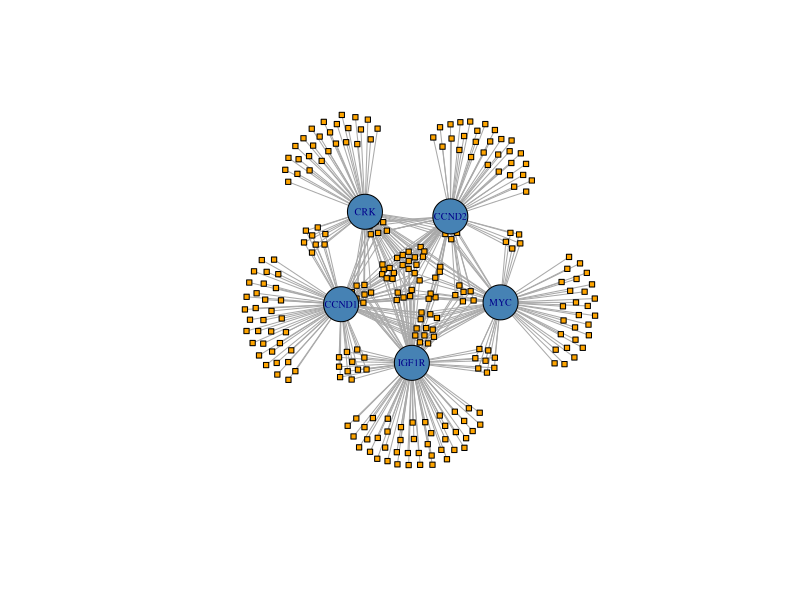
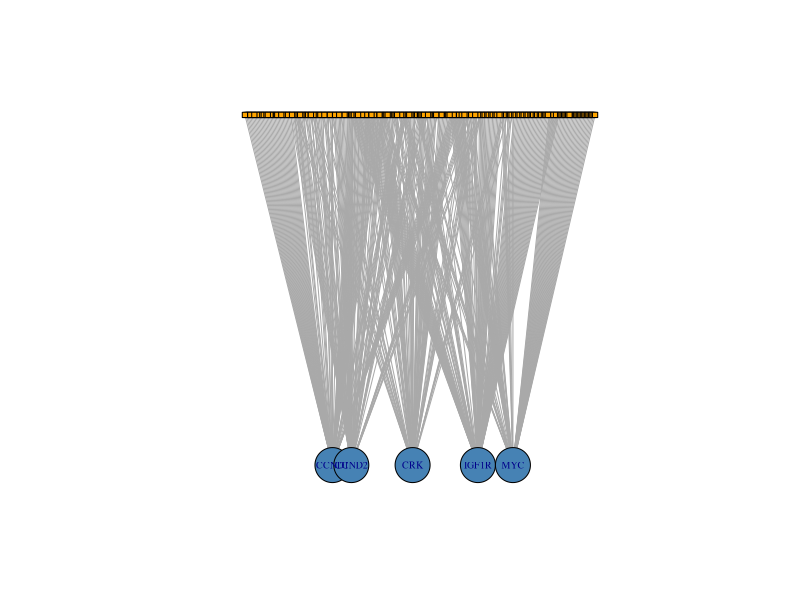
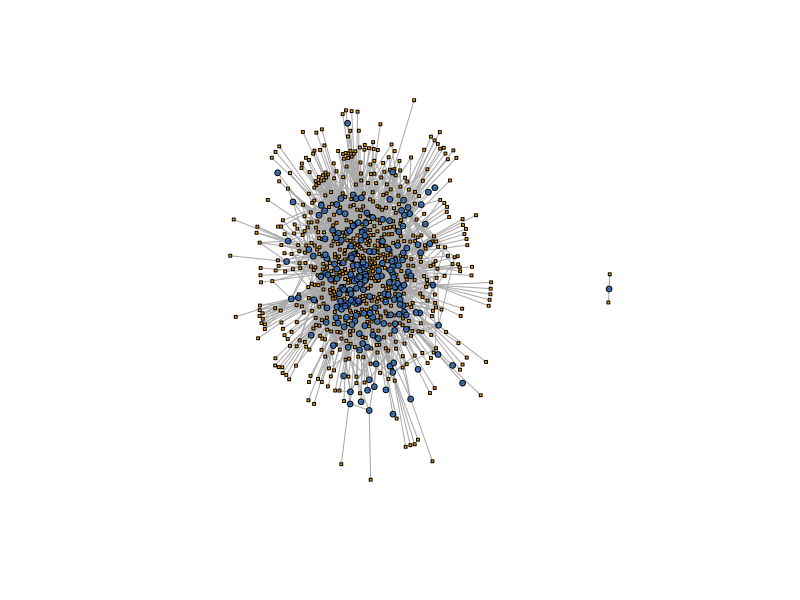
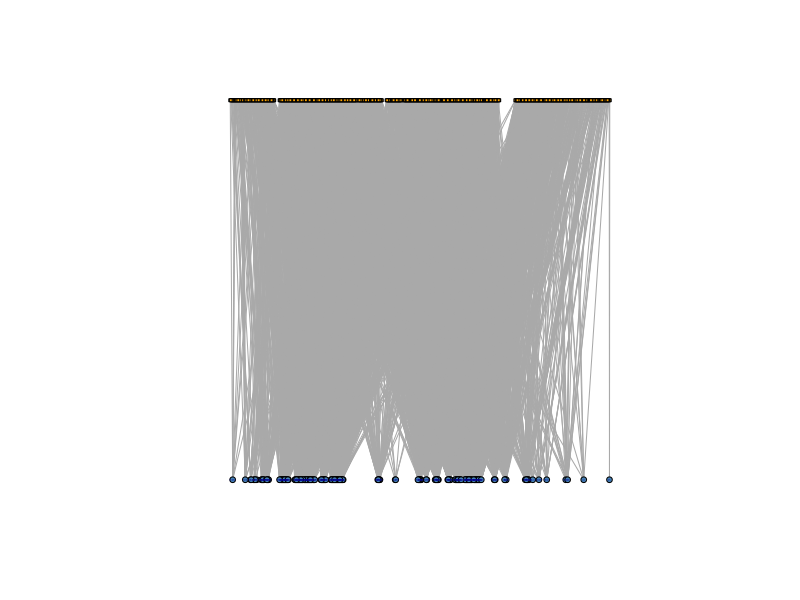
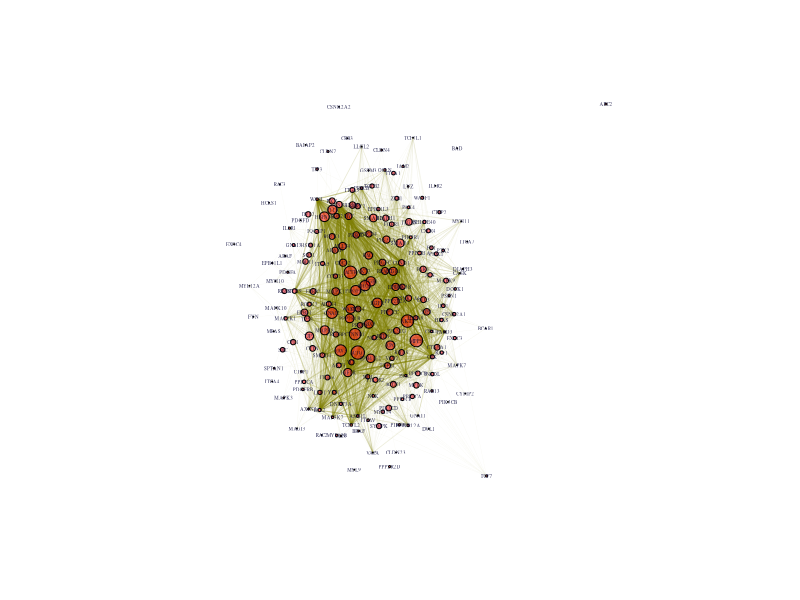
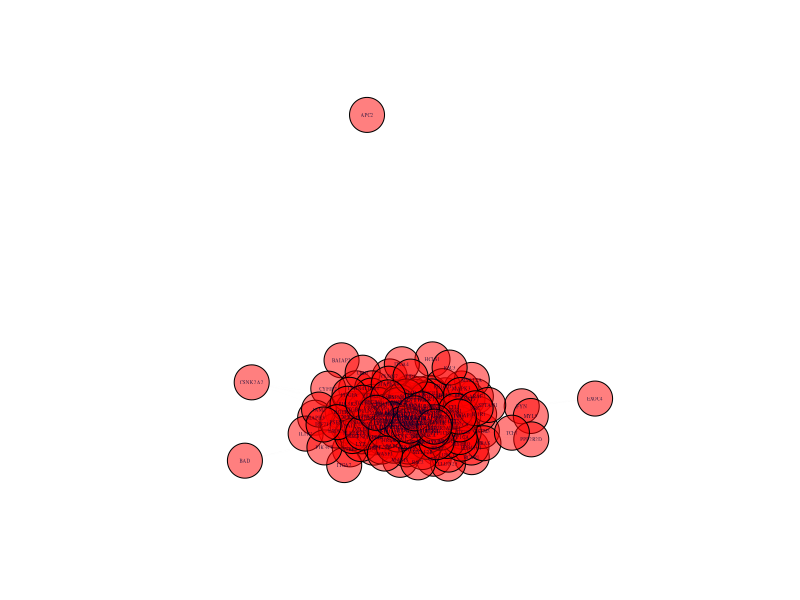
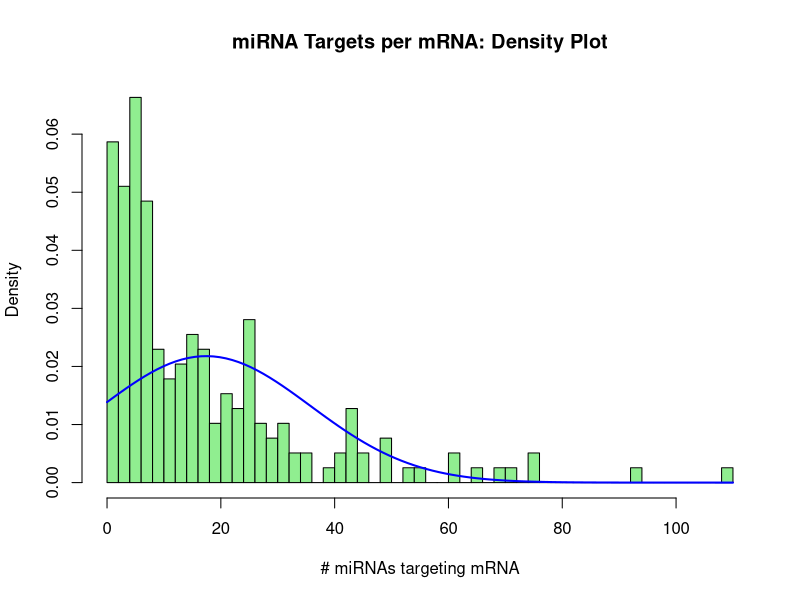
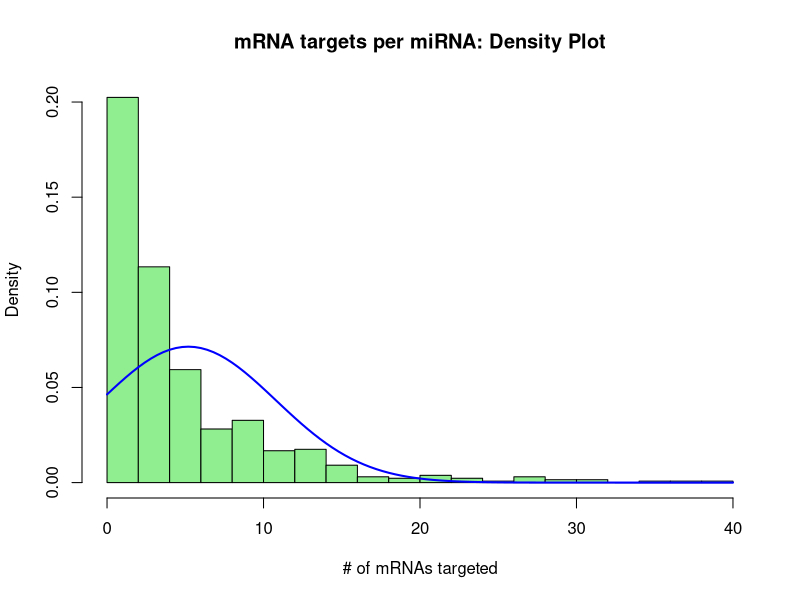

Reproduce these figures in R, in order.
## Install packages
if (!require("rstudioapi")) {
  install.packages("rstudioapi", dependencies = TRUE)
  library(rstudioapi)
}

if (!require("ggplot2")) {
  install.packages("ggplot2", dependencies = TRUE)
  library(ggplot2)
}

if (!require("MASS")) {
  install.packages("MASS", dependencies = TRUE)
  library(MASS)
}

if (!require("Matrix")) {
  install.packages("Matrix", dependencies = TRUE)
  library(Matrix)
}

if (!require("igraph")) {
  install.packages("igraph", dependencies = TRUE)
  library(igraph)
}

# Set working directory to source file location
setwd(dirname(getActiveDocumentContext()$path))       

#Read .csv file into R data
miR <- read.csv("../Data/MirWalk_Trimmed.csv", header=TRUE)

nt <- read.csv("../Data/MirWalk_Subset.csv", header=TRUE)


## Part 1:
## FREQUENCY DISTRIBUTIONS
## Plot frequency distributions of mRNA targets per miRNA, and targeting miRNAs per mRNA
## Tabulate the miRWalk output and run a frequency distribution for mRNA-miR/miR-mRNA targeting stats

#View(miR)
summary(miR)
summary(nt)

## FULL SET HISTOGRAMS
##  histogram miRNA targets per mRNA

Gene = miR$Gene
Gene.freq = table(Gene)
GeneTable <- cbind(Gene.freq)
colors = c("lightgreen")


png("../Fig_Output/H1.png")
H1 <- hist(GeneTable, freq=FALSE, 
           main="miRNA Targets per mRNA: Density Plot", xlab = "# miRNAs targeting mRNA", breaks=50, col="lightgreen")

curve(dnorm(x, mean=mean(Gene.freq), sd=sd(Gene.freq)), add=TRUE, col="blue", lwd=2)
print(H1)
dev.off()

## histogram mRNAs targeted by miRNA

miRNA = miR$miRNA
miRNA.freq = table(miRNA)
miRTable <- cbind(miRNA.freq)
colors = c("lightgreen")


png("../Fig_Output/H2.png")
H2 <- hist(miRTable, freq=FALSE, 
           main = "mRNA targets per miRNA: Density Plot", xlab = "# of mRNAs targeted", breaks=20, col = "lightgreen")

curve(dnorm(x, mean=mean(miRNA.freq), sd=sd(miRNA.freq)), add=TRUE, col="blue", lwd=2)
print(H2)
dev.off()


## Visualize the complete bipartite graph
## https://rpubs.com/pjmurphy/317838
## Make a graph object from list
gNT <- graph.data.frame(nt)
gFULL <- graph.data.frame(miR)


## Eliminate the arrowheads. (the graph is assigned as a directed)
## (https://igraph.org/r/doc/as.directed.html)

gNT <- as.undirected(gNT, mode = c("collapse", "each", "mutual"),
                     edge.attr.comb = igraph_opt("edge.attr.comb"))

gFULL <- as.undirected(gFULL, mode = c("collapse", "each", "mutual"),
                     edge.attr.comb = igraph_opt("edge.attr.comb"))


## Simplify and make a graph gNT into a bipartite network

bipartite.mapping(gNT)
V(gNT)$type <- bipartite_mapping(gNT)$type

bipartite.mapping(gFULL)
V(gFULL)$type <- bipartite_mapping(gFULL)$type


#plot(gNT)
#plot(gNT, vertex.label.cex = 1.0, vertex.label.color = "black")

## Format the labels and node shape/color
## Formatting for bipartite plots
##  https://kateto.net/netscix2016.html

V(gNT)$color <- ifelse(V(gNT)$type, "steelblue", "lightgreen")
V(gNT)$shape <- ifelse(V(gNT)$type, "circle", "square")

V(gNT)$color <- c("orange", "steelblue")[V(gNT)$type+1]
V(gNT)$shape <- c("square", "circle")[V(gNT)$type+1]
V(gNT)$label.cex <- c(0.0001, 0.6)[V(gNT)$type+1]
V(gNT)$size <- c(3, 20)[V(gNT)$type+1]

plot(gNT)
png("../Fig_Output/gNTplot.png")
gNTplot <- plot(gNT)
print(gNTplot)
dev.off()

plot(gNT, layout=layout.bipartite)
png("../Fig_Output/gNTbipart.png")
gNTplot <- plot(gNT, layout=layout.bipartite)
print(gNTplot)
dev.off()


##FullGraph
V(gFULL)$color <- c("orange", "steelblue")[V(gFULL)$type+1]
V(gFULL)$shape <- c("square", "circle")[V(gFULL)$type+1]
V(gFULL)$label.cex <- c(0.0001, 0.1)[V(gFULL)$type+1]
V(gFULL)$size <- c(1.5, 3)[V(gFULL)$type+1]

plot(gFULL)
png("../Fig_Output/gFULLplot.png")
gFULLplot <- plot(gFULL)
print(gFULLplot)
dev.off()

plot(gFULL, layout=layout.bipartite)
png("../Fig_Output/gFULLbipart.png")
gFULLplot <- plot(gFULL, layout=layout.bipartite)
print(gNTplot)
dev.off()

## Analyze the network as a single-mode network
## According to https://rpubs.com/pjmurphy/317838

## Calculating centrality

types <- V(gNT)$type                 ## getting each vertex `type` let's us sort easily
deg <- degree(gNT)
bet <- betweenness(gNT)
clos <- closeness(gNT)
eig <- eigen_centrality(gNT)$vector

cent_df <- data.frame(types, deg, bet, clos, eig)

cent_df[order(cent_df$type, decreasing = TRUE),] ## sort w/ `order` by `type`

## Export summary table of cent_df data frame
## Using code from https://www.youtube.com/watch?v=WjpcbmcJjjM

head(cent_df)
write.table(summary(cent_df), file="Subset.csv", sep=",")

##NETWORK GRAPH
##Create and plot a network graph from the adjacency list

#Convert into data frame
miRFrame <- data.frame(person=miR$Gene, gr=miR$miRNA, stringsAsFactors = F)

##Treat the adjacenty list as a bipartite network (coding genes and miRNAs each constitute the two bipartite modes of the network).
##Code was derived from social network modelling from the blog of Solomon Messing.
##https://solomonmessing.wordpress.com/2012/09/30/working-with-bipartiteaffiliation-network-data-in-r/

#Use functions from the R Matrix package to create an adjacency matrix 'A' from the imported list.
library(Matrix)

A <- spMatrix(nrow=length(unique(miRFrame$person)),
              ncol=length(unique(miRFrame$gr)),
              i = as.numeric(factor(miRFrame$person)),
              j = as.numeric(factor(miRFrame$gr)),
              x = rep(1, length(as.numeric(miRFrame$person))) )

row.names(A) <- levels(factor(miRFrame$person))
colnames(A) <- levels(factor(miRFrame$gr))
A

Arow <- tcrossprod(A)
Arow
head(Arow)

##Use the R Igraph package to create a network graph object.
library(igraph)

miRgraphAdj <- graph.adjacency(Arow, mode = 'undirected')
summary(miRgraphAdj)

##make each edge weight become 1, and then sum them back into an edge attribute
#http://stackoverflow.com/questions/12998456/r-igraph-convert-parallel-edges-to-weight-attribute
E(miRgraphAdj)$weight
E(miRgraphAdj)$weight <- 1
miRgraphAdj <- simplify(miRgraphAdj, edge.attr.comb=list(weight="sum"))

E(miRgraphAdj)$width <- E(miRgraphAdj)$weight
E(miRgraphAdj)$width
# direct output to a file
sink("EdgeFile", append=FALSE, split=FALSE)

##Assign vertex label attributes, color and font
V(miRgraphAdj)$label <- V(miRgraphAdj)$name
V(miRgraphAdj)$label.color <- rgb(0,0,.2,.8)
V(miRgraphAdj)$label.cex <- .6
V(miRgraphAdj)$label.cex <- .3
V(miRgraphAdj)$label.font <- 1
V(miRgraphAdj)$color <- rgb(1,0,0,.5)

miRgraphAdj <- simplify(miRgraphAdj, remove.loops = TRUE, remove.multiple = TRUE)

##Assign transparency as a function of Edge weight
egam <- (E(miRgraphAdj)$weight)/max(E(miRgraphAdj)$weight)
E(miRgraphAdj)$color <- rgb(.5,.5,0,egam)

##Plot the graph object, with vertex size as a function of 'betweeness' and edge width a function of edge weight.
##Apply scaling functions to create resolution for visual interpretation of the graph.
##Here, the user-derived betweeness(mirgraphAdj/33) and log(E(miRgraphAdj)$weight) were user-derived to reduce the 'hairball' and facilitate interpretation
plot(miRgraphAdj, vertex.size=betweenness(miRgraphAdj)/33, edge.width=log10(E(miRgraphAdj)$weight), layout=layout.kamada.kawai)


##For scaling vertex.size and edge widths for different graphs:
##plot(miRgraphAdj, vertex.size=betweenness(miRgraphAdj)/V_Scaling_Factor, edge.width=E_Scaling_Factor(E(miRgraphAdj)$weight), layout=layout.kamada.kawai)

##For the 5-gene subgraph found in Fig.3C (Input file 'Subset.R'):
plot(miRgraphAdj, vertex.size=20, edge.width=(E(miRgraphAdj)$weight)/10, layout=layout.fruchterman.reingold)
